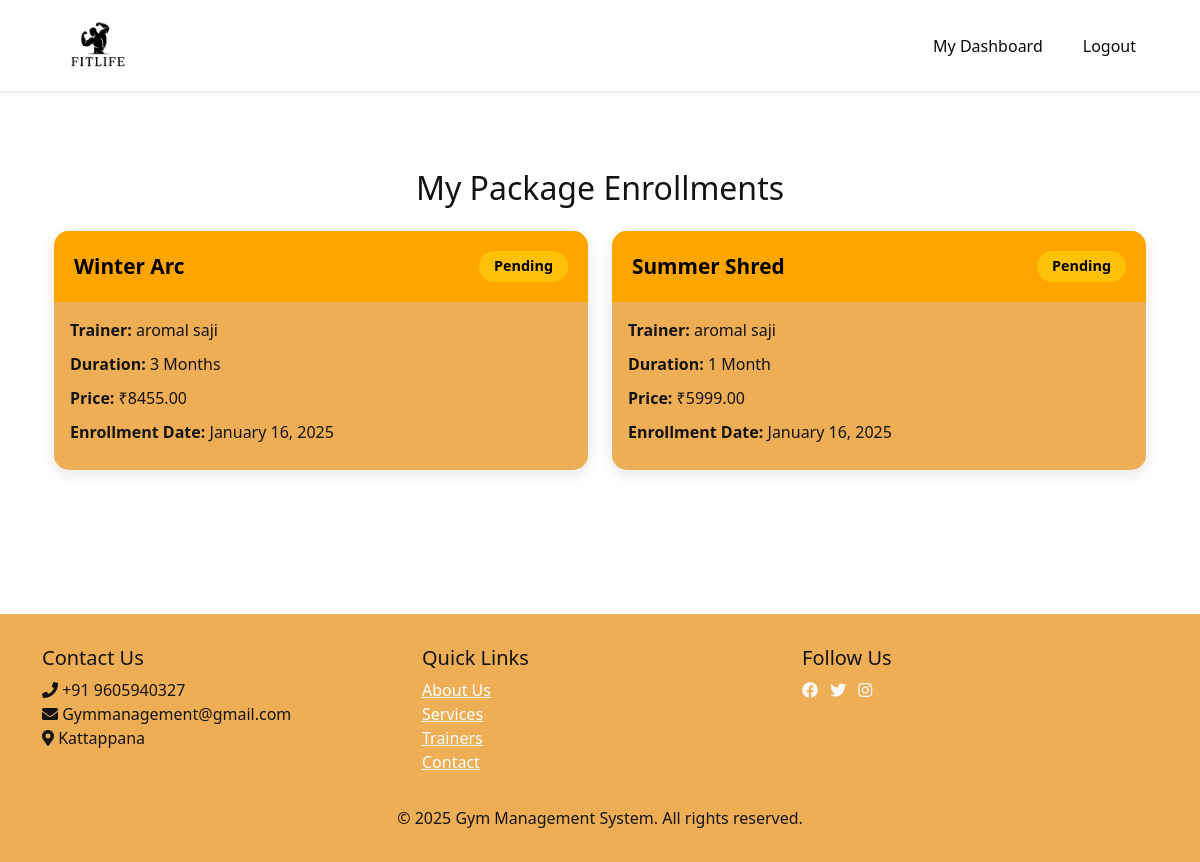
/my-enrollments/ (signed in), run on the app's committed database.
### gym_app/models.py (models this page shows, shortened)
class PackageEnrollment(models.Model):
    STATUS_CHOICES = (
        ('pending', 'Pending'),
        ('approved', 'Approved'),
        ('rejected', 'Rejected'),
    )
    user = models.ForeignKey(CustomUser, on_delete=models.CASCADE, related_name='enrollments')
    package = models.ForeignKey(Package, on_delete=models.CASCADE, related_name='enrollments')
    enrollment_date = models.DateTimeField(auto_now_add=True)
    status = models.CharField(max_length=20, choices=STATUS_CHOICES, default='pending')
    payment_status = models.BooleanField(default=False)
    payment_date = models.DateTimeField(null=True, blank=True)
    start_date = models.DateField(null=True, blank=True)
    end_date = models.DateField(null=True, blank=True)
    notes = models.TextField(blank=True)
    razorpay_order_id = models.CharField(max_length=100, null=True, blank=True)
    razorpay_payment_id = models.CharField(max_length=100, null=True, blank=True)
    razorpay_signature = models.CharField(max_length=200, null=True, blank=True)
    class Meta:
        ordering = ['-enrollment_date']
        unique_together = ['user', 'package', 'status']

class Package(models.Model):
    DURATION_CHOICES = [
        ('1', '1 Month'),
        ('3', '3 Months'),
        ('6', '6 Months'),
        ('12', '12 Months'),
    ]
    name = models.CharField(max_length=100)
    trainer = models.ForeignKey(TrainerProfile, on_delete=models.CASCADE)
    duration = models.CharField(max_length=2, choices=DURATION_CHOICES)
    price = models.DecimalField(max_digits=10, decimal_places=2)
    description = models.TextField()
    features = models.TextField(help_text='Enter features separated by newlines')
    is_active = models.BooleanField(default=True)
    created_at = models.DateTimeField(auto_now_add=True)

class TrainerProfile(models.Model):
    user = models.OneToOneField(CustomUser, on_delete=models.CASCADE)
    profile_picture = models.ImageField(upload_to='trainer_profiles/', null=True, blank=True)
    phone_number = models.CharField(max_length=15)
    specialization = models.ForeignKey(Specialization, on_delete=models.SET_NULL, null=True)
    experience = models.IntegerField(default=0)
    is_active = models.BooleanField(default=True)
    available_time_slots = models.CharField(max_length=200, blank=True)

class CustomUser(AbstractUser):
    phone_regex = RegexValidator(
        regex=r'^\+?1?\d{9,15}$',
        message="Phone number must be entered in the format: '+999999999'. Up to 15 digits allowed."
    )
    phone_number = models.CharField(validators=[phone_regex], max_length=17, blank=False)
    is_trainer = models.BooleanField(default=False)
    email_verification_token = models.UUIDField(default=uuid.uuid4, editable=False, null=True, blank=True)
    email_verification_sent_at = models.DateTimeField(null=True, blank=True)
    email_verified = models.BooleanField(default=False)

### gym_app/views.py (the view)
# urls.py: path('my-enrollments/', views.user_enrollments, name='user_enrollments'),
@login_required
def user_enrollments(request):
    enrollments = PackageEnrollment.objects.filter(user=request.user)
    return render(request, 'gym_app/user_enrollments.html', {'enrollments': enrollments})

### gym_app/templates/gym_app/user_enrollments.html (shortened to what this page needs)
{% extends 'gym_app/base.html' %}
{% load static %}
{% block content %}
<div class="container py-5">
    <h2 class="text-center mb-4">My Package Enrollments</h2>
    <div class="row">
        {% for enrollment in enrollments %}
        <div class="col-md-6 mb-4">
            <div class="card enrollment-card">
                <div class="card-header">
                    <h3 class="package-name">{{ enrollment.package.name }}</h3>
                    <span class="badge {% if enrollment.status == 'approved' %}badge-success{% elif enrollment.status == 'rejected' %}badge-danger{% else %}badge-warning{% endif %}">
                        {{ enrollment.get_status_display }}
                    </span>
                </div>
                <div class="card-body">
                    <div class="enrollment-details">
                        <p><strong>Trainer:</strong> {{ enrollment.package.trainer.user.get_full_name }}</p>
                        <p><strong>Duration:</strong> {{ enrollment.package.get_duration_display }}</p>
                        <p><strong>Price:</strong> ₹{{ enrollment.package.price }}</p>
                        <p><strong>Enrollment Date:</strong> {{ enrollment.enrollment_date|date:"F d, Y" }}</p>
                    </div>
                </div>
            </div>
        </div>
        {% empty %}
        <div class="col-12 text-center">
            <p>You haven't enrolled in any packages yet.</p>
            <a href="{% url 'package_list' %}" class="btn btn-gradient mt-3">View Available Packages</a>
        </div>
        {% endfor %}
    </div>
</div>
{% endblock %}

### templates/gym_app/base.html (style rules this page uses)
:root { --primary-bg: #eeae56; --primary-accent: #121211; --primary-white: #141313; --secondary-bg: #ffffff; }
body { font-family: 'Segoe UI', Tahoma, Geneva, Verdana, sans-serif; background-color: var(--secondary-bg); color: var(--primary-white); padding-top: 97px; }
.card { border: none; border-radius: 8px; box-shadow: 0 2px 4px rgba(0,0,0,0.2); background-color: var(--primary-bg); color: var(--primary-white); }
.card-header { background-color: var(--primary-accent); color: var(--primary-bg); border-bottom: none; border-radius: 8px 8px 0 0 !important; padding: 1rem 1.5rem; font-weight: bold; }

### gym_app/templates/gym_app/user_enrollments.html (style rules this page uses)
.enrollment-card { border-radius: 15px; overflow: hidden; box-shadow: 0 4px 15px rgba(0,0,0,0.1); }
.card-header { background: linear-gradient(135deg, #FFA500, #FFA500); color: #000; padding: 20px; display: flex; justify-content: space-between; align-items: center; }
.package-name { margin: 0; font-size: 1.3rem; font-weight: 600; }
.badge { padding: 8px 15px; border-radius: 20px; font-size: 0.9rem; }
.badge-warning { background-color: #ffc107; color: #000; }
.enrollment-details p { margin-bottom: 10px; }

### data on the page
PackageEnrollment: package.name "Winter Arc", status "Pending", package.trainer.user.get_full_name "aromal saji", package.duration "3 Months", package.price "8455.00", enrollment_date "January 16, 2025"
PackageEnrollment: package.name "Summer Shred", status "Pending", package.trainer.user.get_full_name "aromal saji", package.duration "1 Month", package.price "5999.00", enrollment_date "January 16, 2025"
